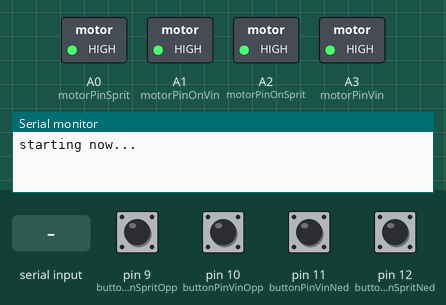
The sketch below on a simulated Arduino Uno, built with avr-gcc and run on an emulated ATmega328P. Shown: switched loads named in the sketch (green lamp = pin HIGH), the last lines printed to the serial monitor. Inputs (shaded band) come from the test bench; at power-on: pin 9 (buttonPinSpritOpp), pin 10 (buttonPinVinOpp), pin 11 (buttonPinVinNed), pin 12 (buttonPinSpritNed) HIGH.

Above: at 1.2 s.
1.3 s: pin 9 (buttonPinSpritOpp) pulled LOW for 0.15 s
At 1.38 s:
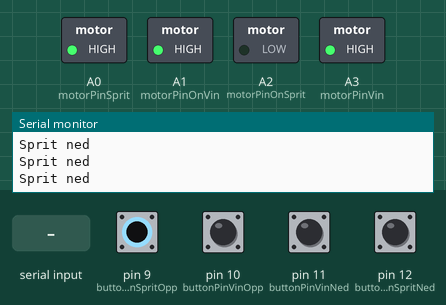
2.9 s: pin 10 (buttonPinVinOpp) pulled LOW for 0.15 s
At 2.97 s:
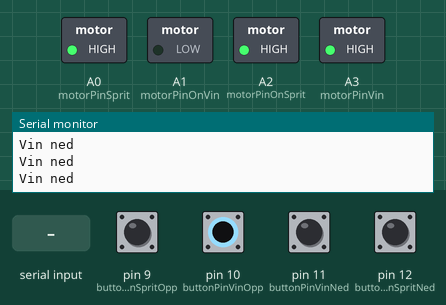
4.5 s: pin 11 (buttonPinVinNed) pulled LOW for 0.15 s
At 4.57 s:
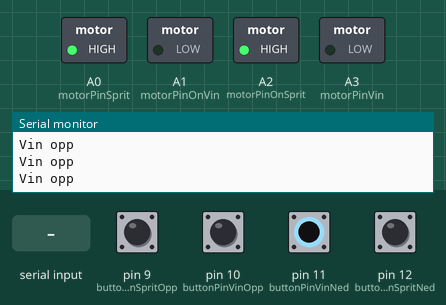
6.1 s: pin 12 (buttonPinSpritNed) pulled LOW for 0.15 s
At 6.18 s:
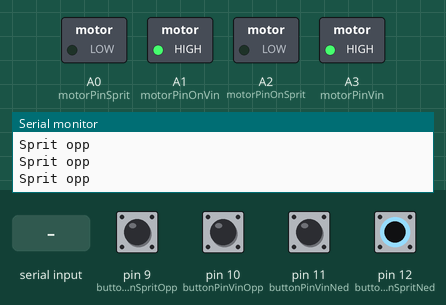
7.7 s: "90,45\n" received over Serial
At 8.7 s:
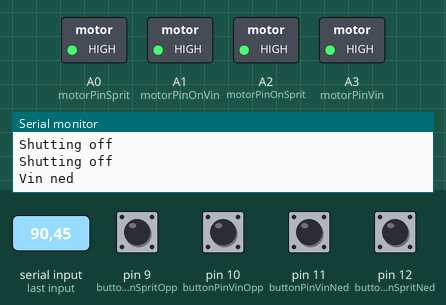
9.2 s: "30,150\n" received over Serial
At 10.1 s:
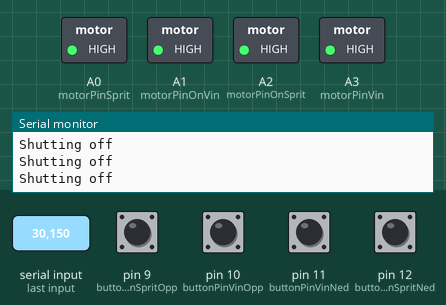
Timing chart, 0 to 12.2 s (numbered marks = the images above; inputs shaded):
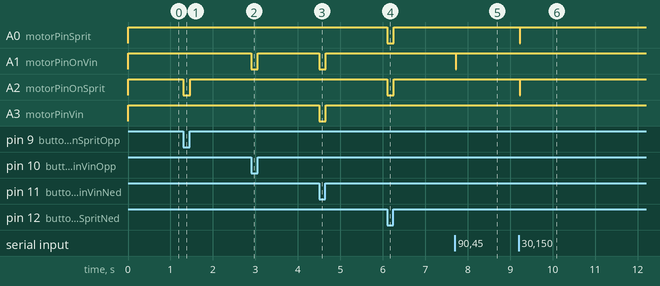

Measured:
- after the input at 1.3 s, A2 (motorPinOnSprit): HIGH → LOW at once, → HIGH 0.16 s later
- after the input at 2.9 s, A1 (motorPinOnVin): HIGH → LOW at once, → HIGH 0.16 s later
- after the input at 4.5 s, A1 (motorPinOnVin), A3 (motorPinVin): HIGH → LOW at once, → HIGH 0.16 s later
- after the input at 6.1 s, A0 (motorPinSprit), A2 (motorPinOnSprit): HIGH → LOW at once, → HIGH 0.16 s later
- after the input at 7.7 s, A1 (motorPinOnVin): HIGH → LOW at once, → HIGH 0.01 s later
- after the input at 9.2 s, A0 (motorPinSprit), A2 (motorPinOnSprit): HIGH → LOW at once, → HIGH 0.01 s later

The sketch:

Bar3.ino
```cpp
// constants won't change. They're used here to
// set pin numbers:
const int buttonPinSpritOpp = 9;     // the number of the pushbutton pin
const int buttonPinSpritNed = 12;     // the number of the pushbutton pin
const int buttonPinVinOpp = 10;     // the number of the pushbutton pin
const int buttonPinVinNed = 11;     // the number of the pushbutton pin

const int ledPinSpritOpp = 4;     // the number of the pushbutton pin
const int ledPinSpritNed = 8;     // the number of the pushbutton pin
const int ledPinVinOpp = 7;     // the number of the pushbutton pin
const int ledPinVinNed = 3;     // the number of the pushbutton pin

const int motorPinVin =  A3;      // the number of the motor pin
const int motorPinOnVin =A1;
const int motorPinOnSprit = A2;//
const int motorPinSprit =  A0;      // the number of the motor pin

//const int debugPin = A1;


int intCode =-1;

long startTime = 0;
void setup() {
  // initialize the LED pin as an output:

  pinMode(motorPinSprit, OUTPUT);
  pinMode(motorPinVin, OUTPUT);
  pinMode(motorPinOnSprit, OUTPUT);
  pinMode(motorPinOnVin, OUTPUT);

  //pinMode(debugPin, OUTPUT);

  // initialize the pushbutton pin as an input:
  pinMode(buttonPinSpritOpp, INPUT_PULLUP);
  pinMode(buttonPinSpritNed, INPUT_PULLUP);
  pinMode(buttonPinVinOpp, INPUT_PULLUP);
  pinMode(buttonPinVinNed, INPUT_PULLUP);


  digitalWrite(motorPinSprit,HIGH);
  digitalWrite(motorPinVin,HIGH);
  digitalWrite(motorPinOnSprit, HIGH);
  digitalWrite(motorPinOnVin, HIGH);

  //digitalWrite(debugPin, HIGH);

  Serial.begin(9600);
  Serial.println("starting now...");


}

void loop() {


  if ( Serial.available()) // Check to see if at least one character is available
  {
    startTime = millis();
    char ch = Serial.read();
    if( isDigit(ch) ) // is this an ascii digit between 0 and 9?
    {
       intCode = (ch - '0');      // ASCII value converted to numeric value
    }
  }

  if (millis() -startTime> 12000 ){
    intCode=-1;
}

  if ((digitalRead(buttonPinSpritOpp) == HIGH && digitalRead(buttonPinSpritNed) == LOW) || intCode==1) {

    digitalWrite(motorPinSprit,LOW);
    digitalWrite(motorPinOnSprit,LOW);

    digitalWrite(ledPinSpritOpp,HIGH);
    digitalWrite(ledPinSpritNed,LOW);

    Serial.println("Sprit opp");
  }


  else if ((digitalRead(buttonPinSpritOpp) == LOW && digitalRead(buttonPinSpritNed) == HIGH)|| intCode==2) {
    digitalWrite(motorPinSprit,HIGH);
    digitalWrite(motorPinOnSprit,LOW);
    digitalWrite(ledPinSpritNed,HIGH);
    digitalWrite(ledPinSpritOpp,LOW);
    Serial.println("Sprit ned");
  }

  else{
    digitalWrite(motorPinSprit,HIGH);
    digitalWrite(motorPinOnSprit,HIGH);
    digitalWrite(ledPinSpritOpp,LOW);
    digitalWrite(ledPinSpritNed,LOW);
  }

  if ((digitalRead(buttonPinVinOpp) == HIGH && digitalRead(buttonPinVinNed) == LOW) || intCode==3) {


    digitalWrite(motorPinOnVin,LOW);
    digitalWrite(motorPinVin,LOW);


    digitalWrite(ledPinVinOpp,HIGH);
    digitalWrite(ledPinVinNed,LOW);

    Serial.println("Vin opp");
  }


  else if ((digitalRead(buttonPinVinOpp) == LOW && digitalRead(buttonPinVinNed) == HIGH)|| intCode==4) {

    digitalWrite(motorPinVin,HIGH);
    digitalWrite(motorPinOnVin,LOW);

    digitalWrite(ledPinVinNed,HIGH);
    digitalWrite(ledPinVinOpp,LOW);
    Serial.println("Vin ned");
  }

  else {
    digitalWrite(motorPinVin,HIGH);
    digitalWrite(motorPinOnVin,HIGH);

    digitalWrite(ledPinVinOpp,LOW);
    digitalWrite(ledPinVinNed,LOW);
  }

  if (intCode==0){
    digitalWrite(motorPinOnVin,HIGH);
    digitalWrite(motorPinOnSprit,HIGH);
    digitalWrite(ledPinSpritOpp,LOW);
    digitalWrite(ledPinSpritNed,LOW);
    digitalWrite(ledPinVinOpp,LOW);
    digitalWrite(ledPinVinNed,LOW);
    Serial.println("Shutting off");
  }


}
```
